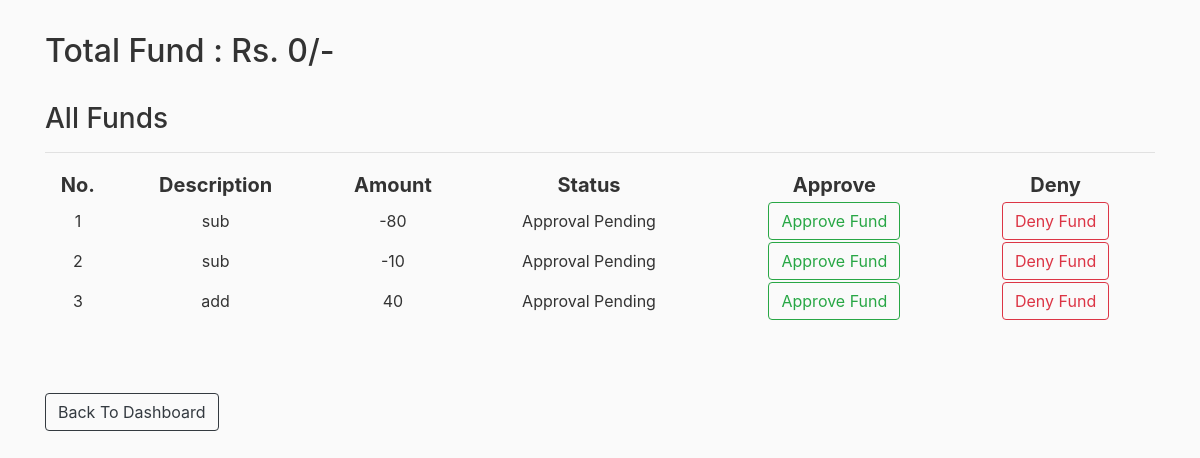
The page /cp_funds (signed in) on the database as committed earlier.
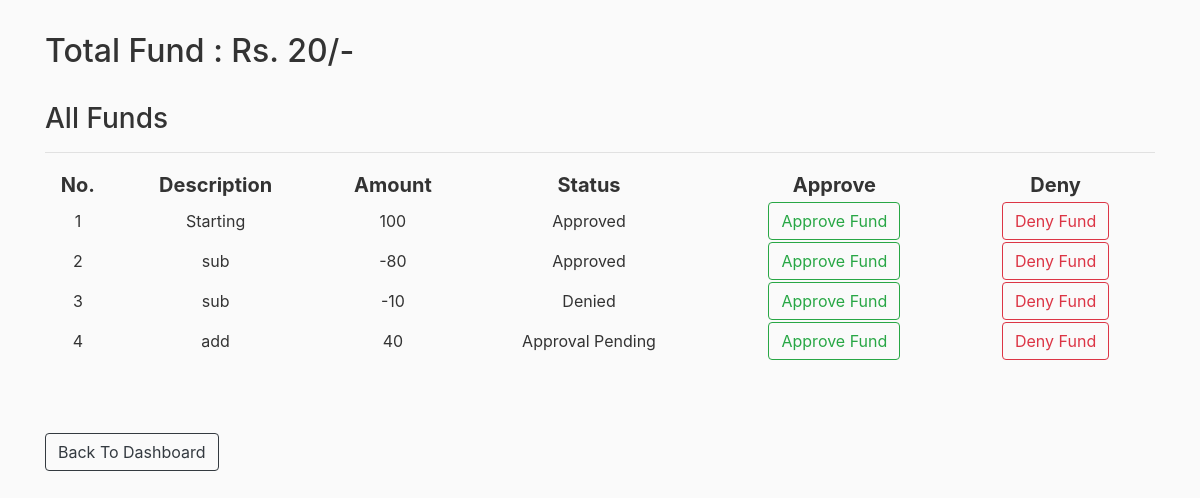
The same page on the database as committed later.
### rbac/models.py (models this page shows)
class Fund(db.Model):
    id = db.Column(db.Integer, primary_key=True)
    amount = db.Column(db.Integer)
    description = db.Column(db.String(200), nullable=False)
    event_date = db.Column(db.DateTime, index=True, default=datetime.utcnow)
    status = db.Column(db.String(20), nullable=False) #0=not approved; 1=approved;

### rbac/routes.py (the view)
@app.route("/cp_funds", methods=['GET','POST'])
@login_required
def cp_funds():
    if get_role(current_user) != 'CP':
        return redirect(url_for('home'))
    funds = Fund.query.order_by(Fund.event_date.desc()).all()
    total = get_total()
    return render_template('cp_funds.html',funds=funds,total=total)

### rbac/models.py (called while the page is built)
@login_manager.user_loader
def load_user(user_id):
    return User.query.get(int(user_id))

### rbac/routes.py (called while the page is built)
def get_total():
    total = 0
    funds = Fund.query.all()
    for fund in funds:
        if fund.status == '1':
            total = total + fund.amount
    return total

### rbac/templates/cp_funds.html
{% extends "layout.html" %}
{% block content %}
    <h2>Total Fund : Rs. {{total}}/-</h2><br>
    <h3>All Funds</h3>
    <table style="width: 100%; text-align: center;">
        <tr style="font-size: 20px;">
                <th>No.</th>
                <th>Description</th>
                <th>Amount</th>
                <th>Status</th>
                <th>Approve</th>
                <th>Deny</th>
        </tr>
        <hr>
        {% for fund in funds %}
            <tr>
                <td>{{ loop.index }}</td>
                <td>{{ fund.description }}</td>
                <td>{{ fund.amount }}</td>
                <td>
                    {% if fund.status == '1' %}
                        Approved
                    {% elif fund.status == '0' %}
                        Approval Pending
                    {% elif fund.status == '2' %}
                        Denied
                    {% endif %}
                </td>
                <td><a class="btn btn-outline-success" role="button" href="{{ url_for('approve_fund',id=fund.id)}}">Approve Fund</a></td>
                <td><a class="btn btn-outline-danger" role="button" href="{{ url_for('deny_fund',id=fund.id)}}">Deny Fund</a></td>
            </tr>
        {% endfor %}
    </table>
    <br><br><br>
    <a href="{{ url_for('cp_dashboard') }}" class="btn btn-outline-dark" >Back To Dashboard</a>
{% endblock content %}

Rows that differ between the two databases and show on the page:
added Fund: description "Starting", amount "100", status "Approved"
changed Fund (number 2 of 4 on the later page): status "Approval Pending" → "Approved"
changed Fund (number 3 of 4 on the later page): status "Approval Pending" → "Denied"
Other text that changed with them:
{{ total }}: "0" → "20"
